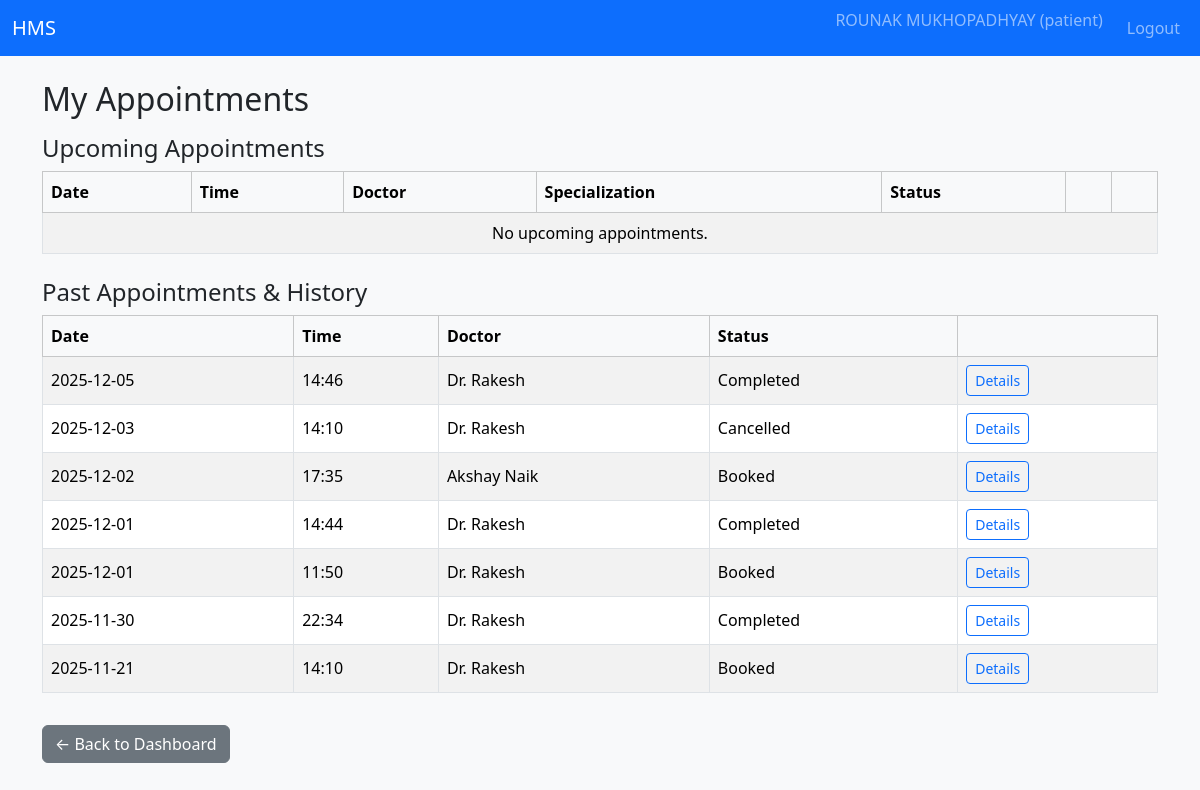
The page /patient/appointments (signed in) on the database its author committed.
### tables this page shows
CREATE TABLE appointments (
            id INTEGER PRIMARY KEY AUTOINCREMENT,
            patient_id INTEGER NOT NULL,
            doctor_id INTEGER NOT NULL,
            date TEXT NOT NULL, -- YYYY-MM-DD
            time TEXT NOT NULL, -- HH:MM
            status TEXT NOT NULL CHECK(status IN ('Booked', 'Completed', 'Cancelled')),
            created_at TEXT NOT NULL,
            updated_at TEXT NOT NULL,
            FOREIGN KEY(patient_id) REFERENCES patients(id),
            FOREIGN KEY(doctor_id) REFERENCES doctors(id),
            UNIQUE(doctor_id, date, time) -- prevent double booking
        );

CREATE TABLE users (
            id INTEGER PRIMARY KEY AUTOINCREMENT,
            username TEXT UNIQUE NOT NULL,
            password_hash TEXT NOT NULL,
            full_name TEXT NOT NULL,
            email TEXT,
            phone TEXT,
            role TEXT NOT NULL CHECK(role IN ('admin', 'doctor', 'patient')),
            is_active INTEGER NOT NULL DEFAULT 1,
            created_at TEXT NOT NULL
        );

### controllers/routes.py (the view)
@main_bp.route("/patient/appointments")
@login_required
@role_required("patient")
def patient_appointments():
    patient_id = get_current_patient_id()
    if not patient_id:
        flash("Patient profile not found.", "danger")
        return redirect(url_for("main.patient_dashboard"))
    conn = get_db_connection()
    cur = conn.cursor()
    cur.execute(
        """
        SELECT a.*, u.full_name AS doctor_name, dept.name AS dept_name
        FROM appointments a
        JOIN doctors d ON a.doctor_id = d.id
        JOIN users u ON d.user_id = u.id
        LEFT JOIN departments dept ON d.department_id = dept.id
        WHERE a.patient_id = ?
        ORDER BY a.date DESC, a.time DESC;
        """,
        (patient_id,),
    )
    rows = cur.fetchall()
    conn.close()
    today_str = date_cls.today().isoformat()
    upcoming = []
    past = []
    for r in rows:
        if r["date"] >= today_str and r["status"] == "Booked":
            upcoming.append(r)
        else:
            past.append(r)
    return render_template("patient_appointments.html", upcoming=upcoming, past=past)

### controllers/routes.py (called while the page is built)
def login_required(view_func):
    @wraps(view_func)
    def wrapped(*args, **kwargs):
        if "user_id" not in session:
            flash("Please log in to continue.", "warning")
            return redirect(url_for("main.login"))
        return view_func(*args, **kwargs)
    return wrapped

def role_required(role):
    def decorator(view_func):
        @wraps(view_func)
        def wrapped(*args, **kwargs):
            if "user_id" not in session or session.get("role") != role:
                flash("Unauthorized access.", "danger")
                return redirect(url_for("main.login"))
            return view_func(*args, **kwargs)
        return wrapped
    return decorator

def get_current_patient_id():
    if "user_id" not in session:
        return None
    conn = get_db_connection()
    cur = conn.cursor()
    cur.execute(
        "SELECT p.id FROM patients p JOIN users u ON p.user_id = u.id WHERE u.id = ?;",
        (session["user_id"],),
    )
    row = cur.fetchone()
    conn.close()
    return row["id"] if row else None

### models/models.py (called while the page is built)
def get_db_connection():
    conn = sqlite3.connect(DB_PATH)
    conn.row_factory = sqlite3.Row
    return conn

### templates/patient_appointments.html (shortened to what this page needs)
{% extends "base.html" %}
{% block content %}
<h2>My Appointments</h2>
<h4 class="mt-3">Upcoming Appointments</h4>
<table class="table table-striped table-bordered align-middle">
    <thead class="table-light">
        <tr>
            <th>Date</th>
            <th>Time</th>
            <th>Doctor</th>
            <th>Specialization</th>
            <th>Status</th>
            <th></th>
            <th></th>
        </tr>
    </thead>
    <tbody>
    {% if upcoming %}
        {% for a in upcoming %}
        <tr>
            <td>{{ a['date'] }}</td>
            <td>{{ a['time'] }}</td>
            <td>{{ a['doctor_name'] }}</td>
            <td>{{ a['dept_name'] or 'N/A' }}</td>
            <td>{{ a['status'] }}</td>
            <td>
                {% if a['status'] == 'Booked' %}
                <a
                    href="{{ url_for('main.patient_cancel_appointment', appointment_id=a['id']) }}"
                    class="btn btn-sm btn-danger"
                >
                    Cancel
                </a>
                {% endif %}
            </td>
            <td>
                <a
                    href="{{ url_for('main.patient_appointment_details', appointment_id=a['id']) }}"
                    class="btn btn-sm btn-outline-primary"
                >
                    Details
                </a>
            </td>
        </tr>
        {% endfor %}
    {% else %}
        <tr>
            <td colspan="7" class="text-center">No upcoming appointments.</td>
        </tr>
    {% endif %}
    </tbody>
</table>
<h4 class="mt-4">Past Appointments & History</h4>
<table class="table table-striped table-bordered align-middle">
    <thead class="table-light">
        <tr>
            <th>Date</th>
            <th>Time</th>
            <th>Doctor</th>
            <th>Status</th>
            <th></th>
        </tr>
    </thead>
    <tbody>
    {% if past %}
        {% for a in past %}
        <tr>
            <td>{{ a['date'] }}</td>
            <td>{{ a['time'] }}</td>
            <td>{{ a['doctor_name'] }}</td>
            <td>{{ a['status'] }}</td>
            <td>
                <a
                    href="{{ url_for('main.patient_appointment_details', appointment_id=a['id']) }}"
                    class="btn btn-sm btn-outline-primary"
                >
                    Details
                </a>
            </td>
        </tr>
        {% endfor %}
    {% else %}
        <tr>
            <td colspan="5" class="text-center">No past appointments yet.</td>
        </tr>
    {% endif %}
    </tbody>
</table>
<a href="{{ url_for('main.patient_dashboard') }}" class="btn btn-secondary mt-3">
    ← Back to Dashboard
</a>
{% endblock %}

### rows shown on the page
appointments: date "2025-12-05", time "14:46", doctor_name "Dr. Rakesh", status "Completed"
appointments: date "2025-12-03", time "14:10", doctor_name "Dr. Rakesh", status "Cancelled"
appointments: date "2025-12-02", time "17:35", doctor_name "Akshay Naik", status "Booked"
appointments: date "2025-12-01", time "14:44", doctor_name "Dr. Rakesh", status "Completed"
appointments: date "2025-12-01", time "11:50", doctor_name "Dr. Rakesh", status "Booked"
appointments: date "2025-11-30", time "22:34", doctor_name "Dr. Rakesh", status "Completed"
appointments: date "2025-11-21", time "14:10", doctor_name "Dr. Rakesh", status "Booked"

### other values the page prints
{{ session.get('full_name', '') }} "ROUNAK MUKHOPADHYAY"
{{ session.get('role', '') }} "patient"
